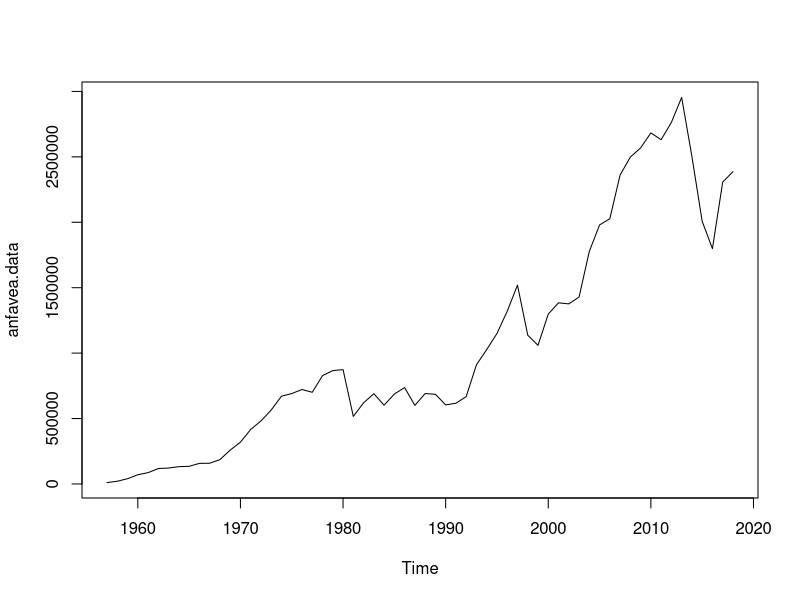
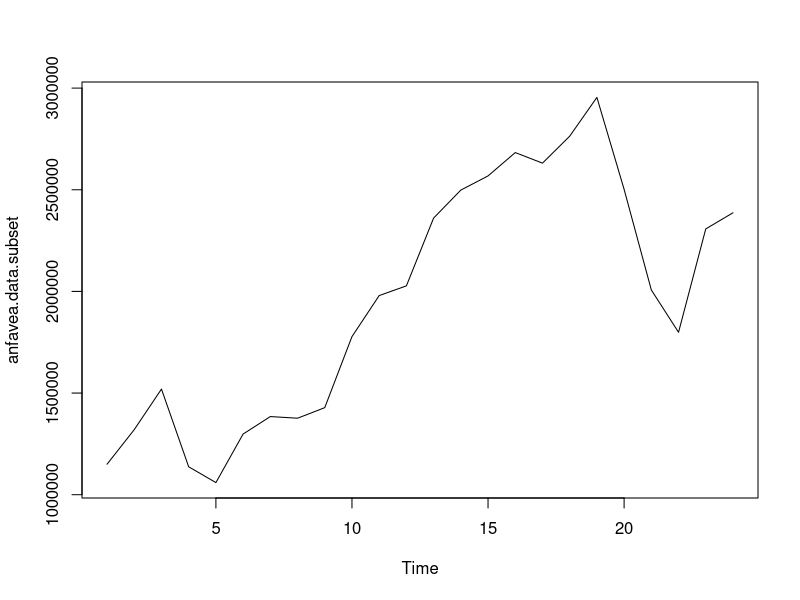
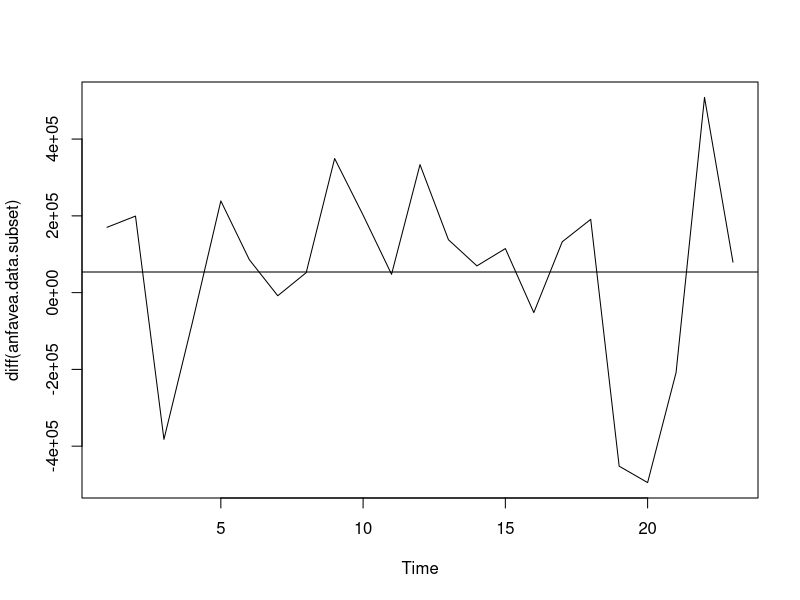
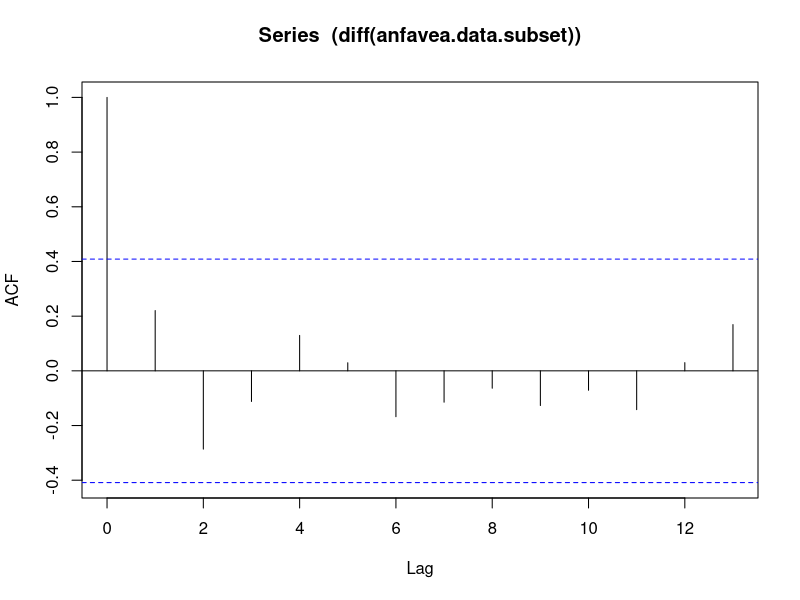
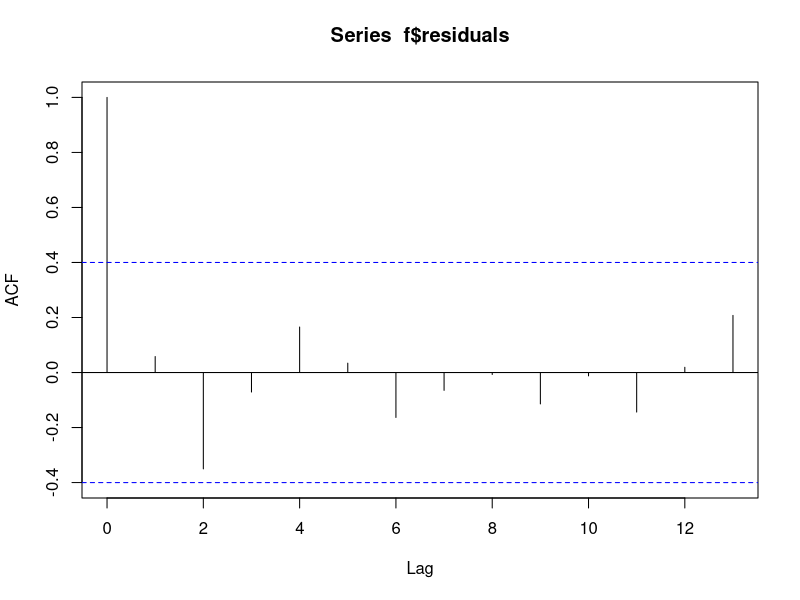
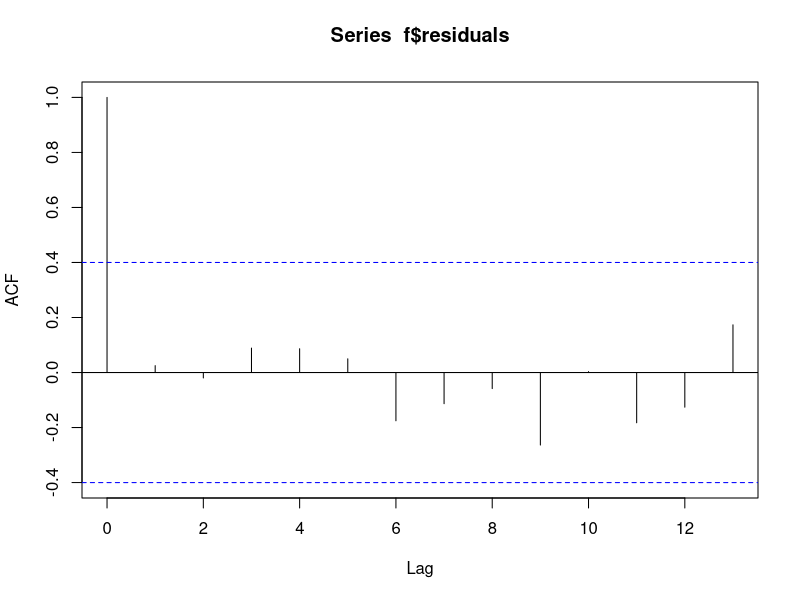
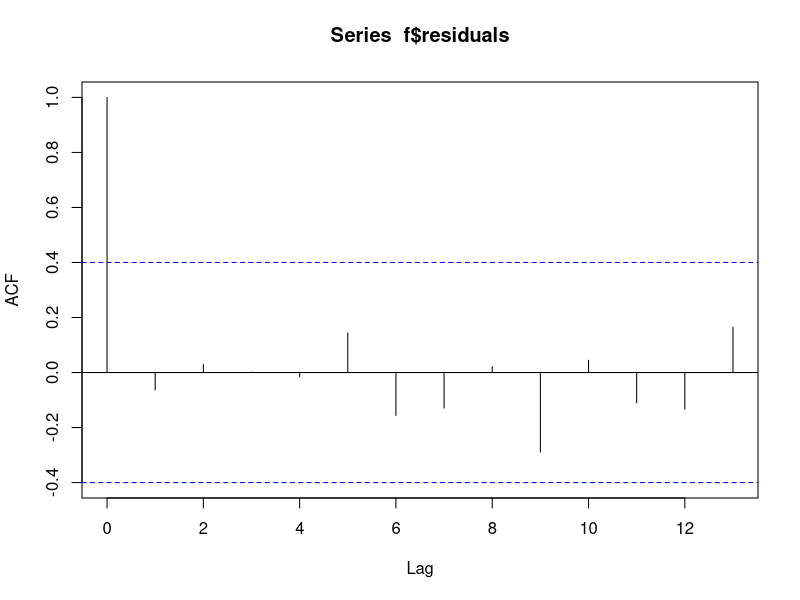
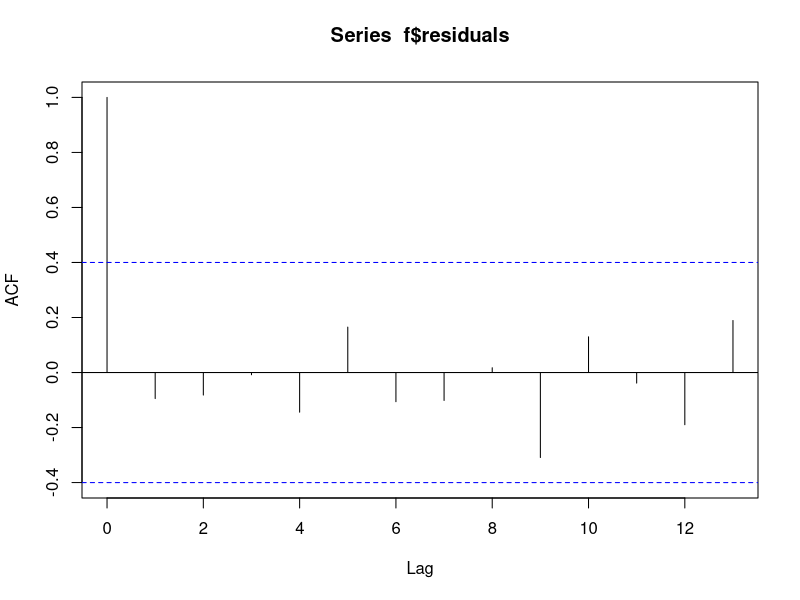

Here is the R script that generated these plots, in order:
## load libraries
library(car)
library(forecast)
library(rmarkdown)
#load data
anfavea.data <- read.csv2('time_series/data/automoveismontadosanfavea.csv') 
colnames(anfavea.data) <- c('dates', 'auto_production', 'x')
anfavea.data <- anfavea.data[,1:2]
#ts trasnform
anfavea.data <- ts(anfavea.data[,2], freq = 1, start = 1957)
ts.plot(anfavea.data)

#subset anfavea data
anfavea.data.subset <- anfavea.data[39:62]
ts.plot(anfavea.data.subset)

#auto.arima ajusted model with lag 1 difference
f<- auto.arima(anfavea.data.subset);f

#Visual check of lag1 difference properties
#plot lag 1 diff
ts.plot(diff(anfavea.data.subset))
#mean line
abline(h = mean(diff(anfavea.data.subset)))
#Autocorrelation of lag 1 difference - looks good
acf((diff(anfavea.data.subset)))


#try 1
f <- Arima(anfavea.data.subset, order = c(1,1,0)) ; f
acf(f$residuals)
#try 2
f <- Arima(anfavea.data.subset, order = c(2,1,0)) ; f
acf(f$residuals) #looks good
#try 3
f <- Arima(anfavea.data.subset, order = c(3,1,0)) ; f
acf(f$residuals) #looks good
#try 4
f <- Arima(anfavea.data.subset, order = c(3,2,0)) ; f
acf(f$residuals) #

#select try 3 based on AIC, AICc and BIC
f <- Arima(anfavea.data.subset, order = c(3,1,0)) ; f
acf(f$residuals) #looks good

#check fi remains auto correlation
Box.test(f$residuals, lag=15, fitdf=4)
#Check residual distribuition
qqPlot(f$residuals) #hmm, not that good

#
plot(forecast(f,5))                   
lines(fitted(f), col=2) #terrible
